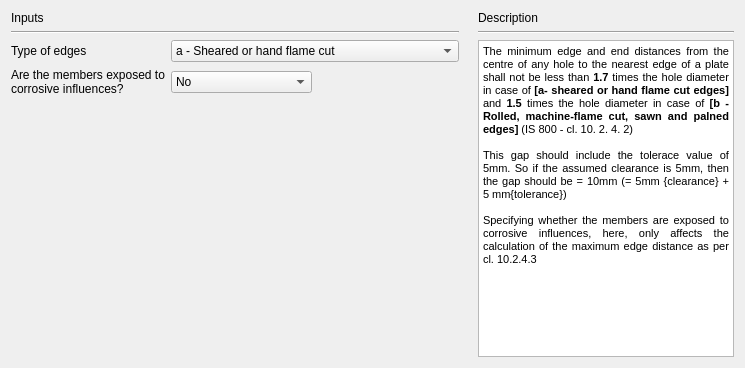
     <widget class="QWidget" name="tab_Detailing">
      <attribute name="title">
       <string>Detailing</string>
      </attribute>
      <layout class="QGridLayout" name="gridLayout_6">
       <item row="0" column="0">
        <widget class="QLabel" name="label_38">
         <property name="text">
          <string>Inputs</string>
         </property>
        </widget>
       </item>
       <item row="0" column="2" rowspan="5">
        <layout class="QGridLayout" name="gridLayout_10">
         <item row="1" column="0">
          <widget class="Line" name="line_6">
           <property name="orientation">
            <enum>Qt::Horizontal</enum>
           </property>
          </widget>
         </item>
         <item row="0" column="0">
          <widget class="QLabel" name="label_18">
           <property name="text">
            <string>Description</string>
           </property>
          </widget>
         </item>
         <item row="2" column="0">
          <widget class="QTextBrowser" name="textBrowser_detailingDescription">
           <property name="minimumSize">
            <size>
             <width>210</width>
             <height>0</height>
            </size>
           </property>
           <property name="html">
            <string>&lt;!DOCTYPE HTML PUBLIC &quot;-//W3C//DTD HTML 4.0//EN&quot; &quot;http://www.w3.org/TR/REC-html40/strict.dtd&quot;&gt;
&lt;html&gt;&lt;head&gt;&lt;meta name=&quot;qrichtext&quot; content=&quot;1&quot; /&gt;&lt;style type=&quot;text/css&quot;&gt;
p, li { white-space: pre-wrap; }
&lt;/style&gt;&lt;/head&gt;&lt;body style=&quot; font-family:'Sans Serif'; font-size:9pt; font-weight:400; font-style:normal;&quot;&gt;
&lt;p align=&quot;justify&quot; style=&quot; margin-top:0px; margin-bottom:0px; margin-left:0px; margin-right:0px; -qt-block-indent:0; text-indent:0px;&quot;&gt;&lt;span style=&quot; font-family:'MS Shell Dlg 2'; font-size:8pt;&quot;&gt;The minimum edge and end distances from the centre of any hole to the nearest edge of a plate shall not be less than &lt;/span&gt;&lt;span style=&quot; font-family:'MS Shell Dlg 2'; font-size:8pt; font-weight:600;&quot;&gt;1.7&lt;/span&gt;&lt;span style=&quot; font-family:'MS Shell Dlg 2'; font-size:8pt;&quot;&gt; times the hole diameter in case of &lt;/span&gt;&lt;span style=&quot; font-family:'MS Shell Dlg 2'; font-size:8pt; font-weight:600;&quot;&gt;[a- sheared or hand flame cut edges] &lt;/span&gt;&lt;span style=&quot; font-family:'MS Shell Dlg 2'; font-size:8pt;&quot;&gt;and &lt;/span&gt;&lt;span style=&quot; font-family:'MS Shell Dlg 2'; font-size:8pt; font-weight:600;&quot;&gt;1.5 &lt;/span&gt;&lt;span style=&quot; font-family:'MS Shell Dlg 2'; font-size:8pt;&quot;&gt;times the hole diameter in case of &lt;/span&gt;&lt;span style=&quot; font-family:'MS Shell Dlg 2'; font-size:8pt; font-weight:600;&quot;&gt;[b - Rolled, machine-flame cut, sawn and palned edges]&lt;/span&gt;&lt;span style=&quot; font-family:'MS Shell Dlg 2'; font-size:8pt;&quot;&gt; (IS 800 - cl. 10. 2. 4. 2)&lt;/span&gt;&lt;/p&gt;
&lt;p align=&quot;justify&quot; style=&quot;-qt-paragraph-type:empty; margin-top:0px; margin-bottom:0px; margin-left:0px; margin-right:0px; -qt-block-indent:0; text-indent:0px; font-family:'Calibri'; font-size:8pt; vertical-align:middle;&quot;&gt;&lt;br /&gt;&lt;/p&gt;
&lt;p align=&quot;justify&quot; style=&quot; margin-top:0px; margin-bottom:0px; margin-left:0px; margin-right:0px; -qt-block-indent:0; text-indent:0px;&quot;&gt;&lt;span style=&quot; font-family:'MS Shell Dlg 2'; font-size:8pt;&quot;&gt;This gap should include the tolerace value of 5mm. So if the assumed clearance is 5mm, then the gap should be = 10mm (= 5mm {clearance} + 5 mm{tolerance})&lt;/span&gt;&lt;/p&gt;
&lt;p align=&quot;justify&quot; style=&quot;-qt-paragraph-type:empty; margin-top:0px; margin-bottom:0px; margin-left:0px; margin-right:0px; -qt-block-indent:0; text-indent:0px; font-family:'Calibri'; font-size:8pt;&quot;&gt;&lt;br /&gt;&lt;/p&gt;
&lt;p align=&quot;justify&quot; style=&quot; margin-top:0px; margin-bottom:0px; margin-left:0px; margin-right:0px; -qt-block-indent:0; text-indent:0px;&quot;&gt;&lt;span style=&quot; font-family:'MS Shell Dlg 2'; font-size:8pt;&quot;&gt;Specifying whether the members are exposed to corrosive influences, here, only affects the calculation of the maximum edge distance as per cl. 10.2.4.3&lt;/span&gt;&lt;/p&gt;
&lt;p align=&quot;justify&quot; style=&quot;-qt-paragraph-type:empty; margin-top:0px; margin-bottom:0px; margin-left:0px; margin-right:0px; -qt-block-indent:0; text-indent:0px; font-family:'MS Shell Dlg 2'; font-size:8pt;&quot;&gt;&lt;br /&gt;&lt;/p&gt;&lt;/body&gt;&lt;/html&gt;</string>
           </property>
          </widget>
         </item>
        </layout>
       </item>
       <item row="1" column="0">
        <widget class="Line" name="line_11">
         <property name="orientation">
          <enum>Qt::Horizontal</enum>
         </property>
        </widget>
       </item>
       <item row="2" column="0" rowspan="2">
        <layout class="QGridLayout" name="gridLayout_4">
         <item row="1" column="0">
          <widget class="QLabel" name="label_40">
           <property name="text">
            <string>Are the members exposed to
corrosive influences?</string>
           </property>
          </widget>
         </item>
         <item row="0" column="1" colspan="2">
          <widget class="QComboBox" name="combo_detailingEdgeType">
           <item>
            <property name="text">
             <string>a - Sheared or hand flame cut</string>
            </property>
           </item>
           <item>
            <property name="text">
             <string>b - Rolled, machine-flame cut, sawn and planed</string>
            </property>
           </item>
          </widget>
         </item>
         <item row="1" column="1">
          <widget class="QComboBox" name="combo_detailing_memebers">
           <item>
            <property name="text">
             <string>No</string>
            </property>
           </item>
           <item>
            <property name="text">
             <string>Yes</string>
            </property>
           </item>
          </widget>
         </item>
         <item row="0" column="0">
          <widget class="QLabel" name="label_39">
           <property name="text">
            <string>Type of edges</string>
           </property>
          </widget>
         </item>
        </layout>
       </item>
       <item row="3" column="1">
        <spacer name="horizontalSpacer_12">
         <property name="orientation">
          <enum>Qt::Horizontal</enum>
         </property>
         <property name="sizeHint" stdset="0">
          <size>
           <width>13</width>
           <height>20</height>
          </size>
         </property>
        </spacer>
       </item>
       <item row="4" column="0">
        <spacer name="verticalSpacer_3">
         <property name="orientation">
          <enum>Qt::Vertical</enum>
         </property>
         <property name="sizeHint" stdset="0">
          <size>
           <width>20</width>
           <height>255</height>
          </size>
         </property>
        </spacer>
       </item>
      </layout>
     </widget>
